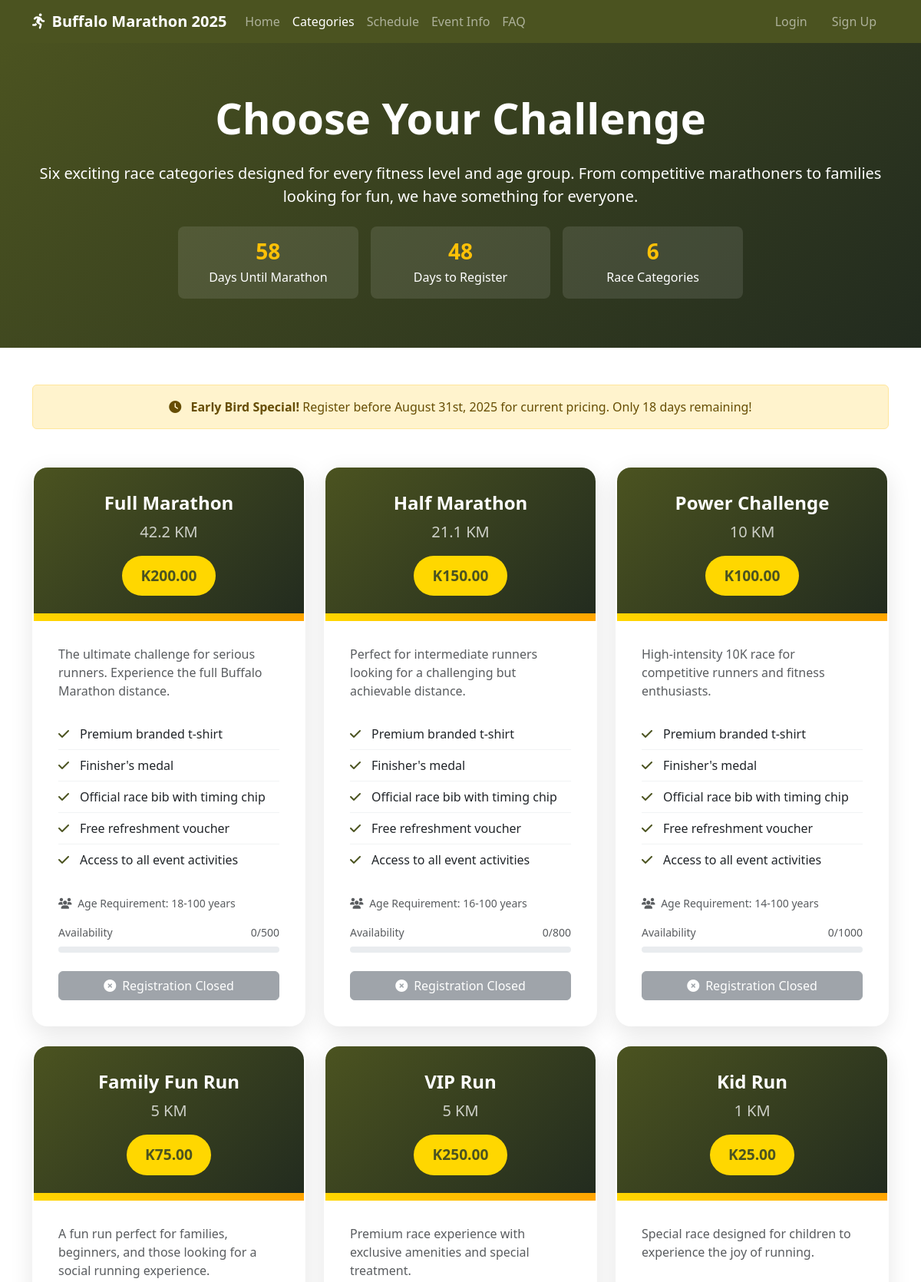
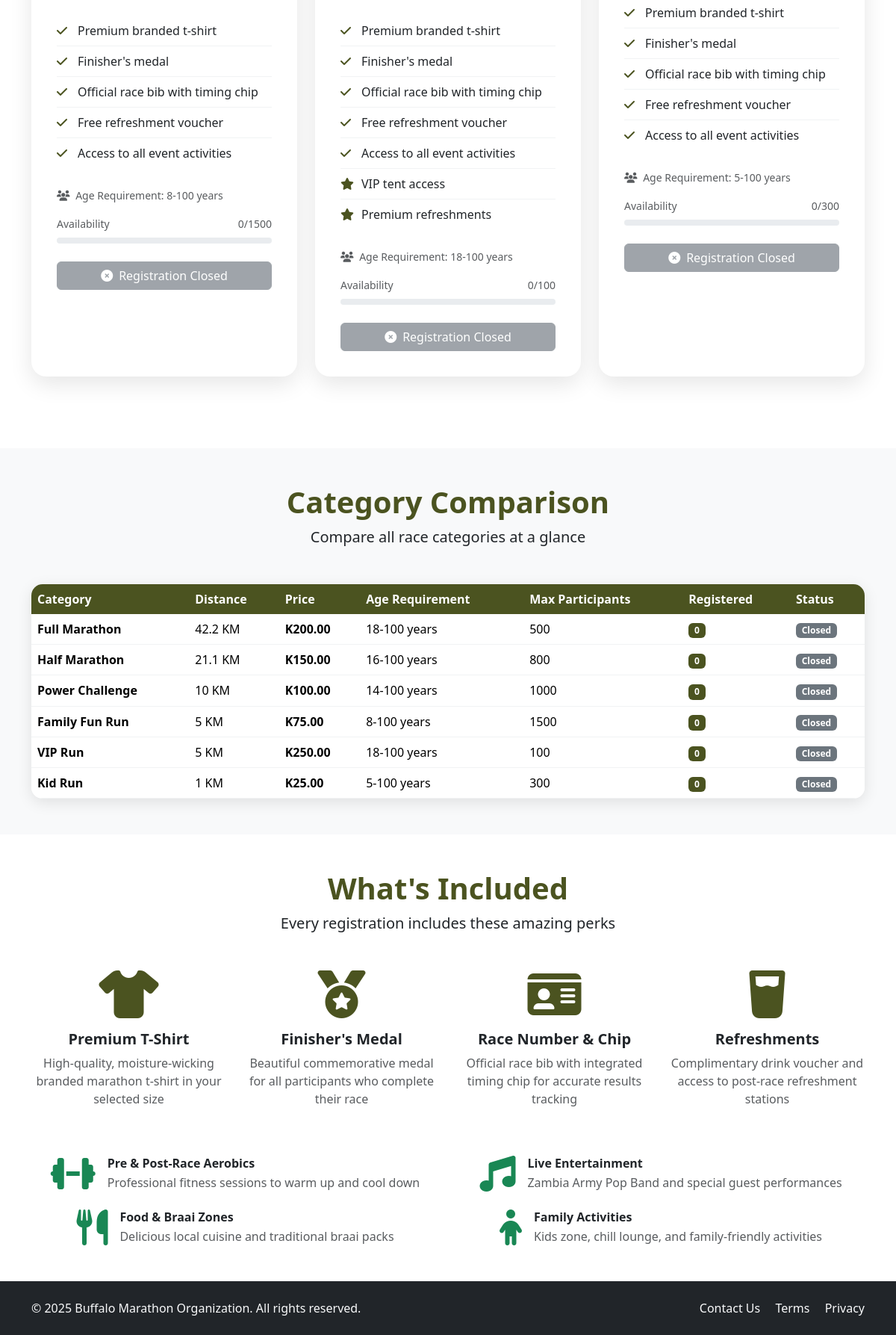
/categories.php, run on the app's committed database (2 pictures, top to bottom).
### tables this page shows
CREATE TABLE categories (
    id INT AUTO_INCREMENT PRIMARY KEY,
    name VARCHAR(100) NOT NULL,
    distance VARCHAR(50) NOT NULL,
    description TEXT,
    price DECIMAL(10,2) NOT NULL,
    early_bird_price DECIMAL(10,2),
    max_participants INT DEFAULT 0,
    min_age INT DEFAULT 5,
    max_age INT DEFAULT 100,
    start_time TIME,
    estimated_duration VARCHAR(50),
    is_active BOOLEAN DEFAULT TRUE,
    sort_order INT DEFAULT 0,
    features JSON,
    created_at TIMESTAMP DEFAULT CURRENT_TIMESTAMP,
    updated_at TIMESTAMP DEFAULT CURRENT_TIMESTAMP ON UPDATE CURRENT_TIMESTAMP,
    
    INDEX idx_active (is_active),
    INDEX idx_sort (sort_order)
);

### categories.php (the view, shortened to what the rows shown need)
<?php
require_once 'includes/functions.php';
$categories = [];
try {
    $db = getDB();
    $stmt = $db->query("
        SELECT c.*,
               COUNT(r.id) as registration_count
        FROM categories c
        LEFT JOIN registrations r ON c.id = r.category_id AND r.payment_status != 'cancelled'
        WHERE c.is_active = 1
        GROUP BY c.id
        ORDER BY FIELD(c.name, 'Full Marathon', 'Half Marathon', 'Power Challenge', 'Family Fun Run', 'VIP Run', 'Kid Run')
    ");
    $categories = $stmt->fetchAll();
} catch (Exception $e) {
    error_log("Categories fetch error: " . $e->getMessage());
}
$registration_open = isRegistrationOpen();
?>
<!DOCTYPE html>
<html lang="en">
<head>
    <link href="https://cdn.jsdelivr.net/npm/bootstrap@5.3.2/dist/css/bootstrap.min.css" rel="stylesheet">
    <link href="https://cdnjs.cloudflare.com/ajax/libs/font-awesome/6.5.1/css/all.min.css" rel="stylesheet">
</head>
<body>
    <section class="categories-header">
        <div class="container text-center">
            <h1 class="display-4 fw-bold mb-4">Choose Your Challenge</h1>
        </div>
    </section>
    <section class="py-5">
        <div class="container">
            <div class="row g-4 mb-5">
                <?php foreach ($categories as $category): ?>
                    <div class="col-lg-4 col-md-6">
                        <div class="category-card">
                            <div class="category-header">
                                <h4 class="fw-bold mb-2"><?php echo htmlspecialchars($category['name']); ?></h4>
                                <p class="mb-0 fs-5 opacity-75"><?php echo htmlspecialchars($category['distance']); ?></p>
                                <div class="category-price"><?php echo formatCurrency($category['price']); ?></div>
                            </div>
                            <div class="category-body">
                                <p class="text-muted mb-4"><?php echo htmlspecialchars($category['description']); ?></p>
                                <ul class="feature-list mb-4">
                                    <li><i class="fas fa-check me-2"></i>Premium branded t-shirt</li>
                                    <li><i class="fas fa-check me-2"></i>Finisher's medal</li>
                                    <li><i class="fas fa-check me-2"></i>Official race bib with timing chip</li>
                                    <li><i class="fas fa-check me-2"></i>Free refreshment voucher</li>
                                    <li><i class="fas fa-check me-2"></i>Access to all event activities</li>
                                    <?php if ($category['name'] === 'VIP Run'): ?>
                                        <li><i class="fas fa-star me-2"></i>VIP tent access</li>
                                        <li><i class="fas fa-star me-2"></i>Premium refreshments</li>
                                    <?php endif; ?>
                                </ul>
                                <div class="mb-3">
                                    <small class="text-muted">
                                        <i class="fas fa-users me-1"></i>
                                        Age Requirement: <?php echo $category['min_age']; ?>-<?php echo $category['max_age']; ?> years
                                    </small>
                                </div>
                                <?php if ($category['max_participants'] > 0): ?>
                                    <div class="mb-4">
                                        <div class="d-flex justify-content-between mb-2">
                                            <small class="text-muted">Availability</small>
                                            <small class="text-muted">
                                                <?php echo $category['registration_count']; ?>/<?php echo $category['max_participants']; ?>
                                            </small>
                                        </div>
                                        <div class="availability-bar">
                                        </div>
                                    </div>
                                <?php endif; ?>
                                <?php if ($registration_open && ($category['max_participants'] == 0 || $category['registration_count'] < $category['max_participants'])): ?>
                                    <?php if (isLoggedIn()): ?>
                                        <a href="/register-marathon.php?category=<?php echo $category['id']; ?>"
                                           class="btn btn-army-green w-100">
                                            <i class="fas fa-running me-2"></i>Register Now
                                        </a>
                                    <?php else: ?>
                                        <a href="/register.php?category=<?php echo $category['id']; ?>"
                                           class="btn btn-army-green w-100">
                                            <i class="fas fa-user-plus me-2"></i>Sign Up to Register
                                        </a>
                                    <?php endif; ?>
                                <?php elseif (!$registration_open): ?>
                                    <button class="btn btn-secondary w-100" disabled>
                                        <i class="fas fa-times-circle me-2"></i>Registration Closed
                                    </button>
                                <?php else: ?>
                                    <button class="btn btn-secondary w-100" disabled>
                                        <i class="fas fa-times-circle me-2"></i>Fully Booked
                                    </button>
                                <?php endif; ?>
                            </div>
                        </div>
                    </div>
                <?php endforeach; ?>
            </div>
        </div>
    </section>
    <section class="py-5 bg-light">
        <div class="container">
            <div class="text-center mb-5">
                <h2 class="display-6 fw-bold text-army-green">Category Comparison</h2>
            </div>
            <div class="comparison-table table-responsive">
                <table class="table table-hover mb-0">
                    <thead>
                        <tr>
                            <th>Category</th>
                            <th>Distance</th>
                            <th>Price</th>
                            <th>Age Requirement</th>
                            <th>Max Participants</th>
                            <th>Registered</th>
                            <th>Status</th>
                        </tr>
                    </thead>
                    <tbody>
                        <?php foreach ($categories as $category): ?>
                            <tr>
                                <td>
                                    <strong><?php echo htmlspecialchars($category['name']); ?></strong>
                                </td>
                                <td><?php echo htmlspecialchars($category['distance']); ?></td>
                                <td><strong><?php echo formatCurrency($category['price']); ?></strong></td>
                                <td><?php echo $category['min_age']; ?>-<?php echo $category['max_age']; ?> years</td>
                                <td>
                                    <?php echo $category['max_participants'] > 0 ? $category['max_participants'] : 'Unlimited'; ?>
                                </td>
                                <td>
                                    <span class="badge bg-army-green"><?php echo $category['registration_count']; ?></span>
                                </td>
                                <td>
                                    <?php if (!$registration_open): ?>
                                        <span class="badge bg-secondary">Closed</span>
                                    <?php elseif ($category['max_participants'] > 0 && $category['registration_count'] >= $category['max_participants']): ?>
                                        <span class="badge bg-danger">Full</span>
                                    <?php else: ?>
                                        <span class="badge bg-success">Available</span>
                                    <?php endif; ?>
                                </td>
                            </tr>
                        <?php endforeach; ?>
                    </tbody>
                </table>
            </div>
        </div>
    </section>
    <section class="py-5">
        <div class="container">
            <div class="text-center mb-5">
                <h2 class="display-6 fw-bold text-army-green">What's Included</h2>
            </div>
        </div>
    </section>
</body>
</html>

### data on the page
categories: name "Full Marathon", distance "42.2 KM", price "K200.00", description "The ultimate challenge for serious runners. Experience the full Buffalo Marathon distance.", min_age "18", max_age "100", registration_count "0", max_participants "500"
categories: name "Half Marathon", distance "21.1 KM", price "K150.00", description "Perfect for intermediate runners looking for a challenging but achievable distance.", min_age "16", max_age "100", registration_count "0", max_participants "800"
categories: name "Power Challenge", distance "10 KM", price "K100.00", description "High-intensity 10K race for competitive runners and fitness enthusiasts.", min_age "14", max_age "100", registration_count "0", max_participants "1000"
categories: name "Family Fun Run", distance "5 KM", price "K75.00", description "A fun run perfect for families, beginners, and those looking for a social running experience.", min_age "8", max_age "100", registration_count "0", max_participants "1500"
categories: name "VIP Run", distance "5 KM", price "K250.00", description "Premium race experience with exclusive amenities and special treatment.", shows "VIP tent access", min_age "18", max_age "100", registration_count "0", max_participants "100"
categories: name "Kid Run", distance "1 KM", price "K25.00", description "Special race designed for children to experience the joy of running.", min_age "5", max_age "100", registration_count "0", max_participants "300"

### other printed values
getDaysUntilMarathon() "58"
getDaysUntilDeadline() "48"
count($categories) "6"
getDaysUntilEarlyBird() "18"
